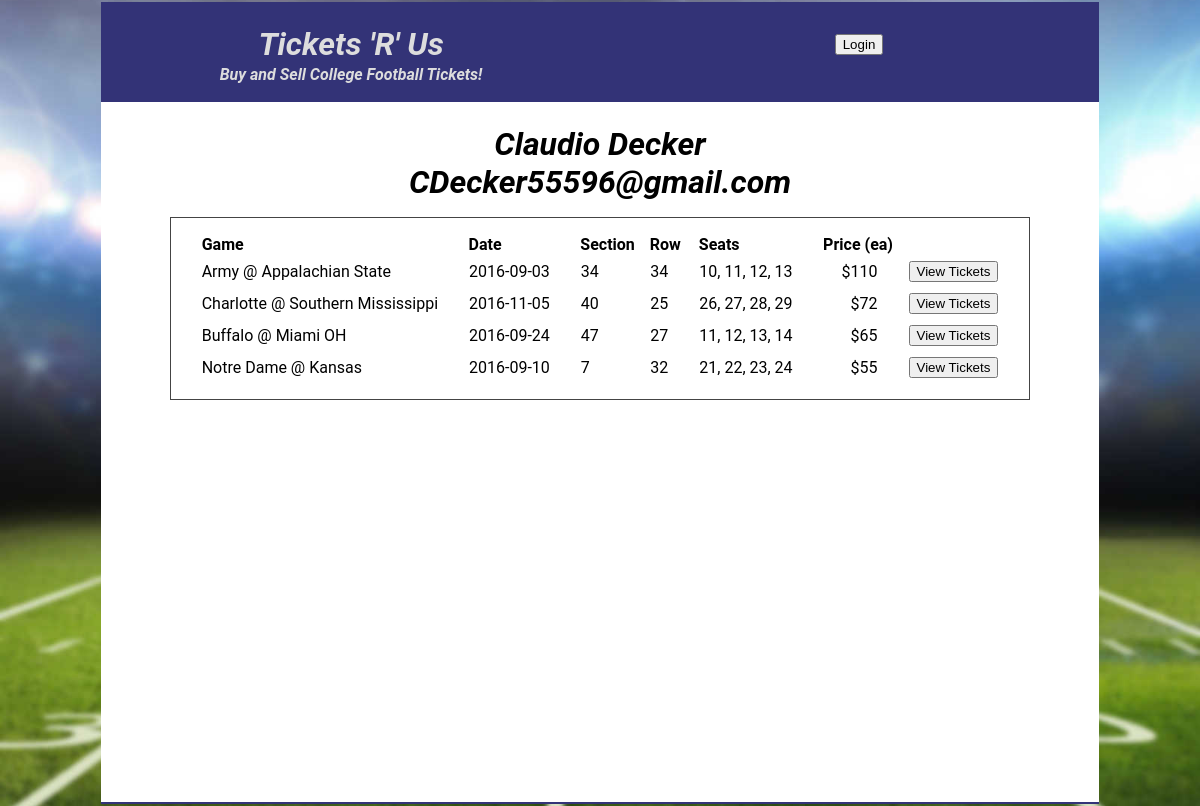
Page /users/1 on the committed database.
### tickets.py (models this page shows, shortened)
class User(Base):
    __tablename__ = 'user'
    id = Column(Integer, primary_key=True)
    name = Column(String, nullable=False)
    email = Column(String, unique=True, nullable=False)
    picture = Column(String, nullable=True)

class Ticket_Lot(Base):
    __tablename__ = 'ticket_lot'
    id = Column(Integer, primary_key=True)
    user_id = Column(Integer, ForeignKey('user.id'))
    seller = relationship(User, backref=backref('ticket_lots'))
    game_id = Column(Integer, ForeignKey('game.id'))
    game = relationship(Game, backref=backref('ticket_lots',  cascade="all, delete-orphan"))
    section = Column(Integer)
    row = Column(Integer)
    price = Column(Integer) # $ per ticket
    img_path = Column(String)
    def seats(self):
        return [ ticket.seat for ticket in self.tickets ]
    def seats_str(self):
        return ', '.join(map(str,self.seats()))

class Team(Base):
    __tablename__ = 'team'
    id = Column(Integer, primary_key = True)
    name =Column(String, unique=True, nullable = False)
    nickname = Column(String)
    espn_id =  Column(Integer)
    city =  Column(String)
    state = Column(String)
    conference_name = Column(String, ForeignKey('conference.abbrev_name'))
    conference = relationship('Conference', backref=backref('teams', cascade="all, delete-orphan"))
    logo = Column(String)

class Game(Base):
    __tablename__ = 'game'
    id = Column(Integer, primary_key=True)
    home_team_id = Column(Integer, ForeignKey('team.id'))
    home_team = relationship(Team, foreign_keys=[home_team_id], backref=backref('home_games'))
    visiting_team_id = Column(Integer, ForeignKey('team.id'))
    visiting_team = relationship(Team, foreign_keys=[visiting_team_id], backref=backref('away_games'))
    date = Column(Date, nullable=False)

### web_server.py (the view)
@app.route('/users/<int:user_id>')
def user(user_id):
    user = db_session.query(User).filter_by(id=user_id).one()
    main = Markup(render_template('user.html', user=user))
    return render_template('layout.html', main=main, login_session=login_session)

### templates/user.html
        <div id="user-div">
            <h1>
                {{user.name}} <br>
                {{user.email}}
            </h1>
            <div class="game-tickets">
                <table class="tickets">
                    <tr class="ticket-lot">
                        <th> Game </th>
                        <th> Date </th>
                        <th class="section"> Section </th>
                        <th class="row"> Row </th>
                        <th class="seats"> Seats </th>
                        <th class="price"> Price (ea) </th>
                    </tr>
                    {% for ticket_lot in user.ticket_lots %}
                    <tr class="ticket-lot">
                        <td class="game"> {{ticket_lot.game.visiting_team.name}} @ {{ticket_lot.game.home_team.name}} </td>
                        <td class="date"> {{ticket_lot.game.date}} </td>
                        <td class="section"> {{ticket_lot.section}} </td>
                        <td class="row"> {{ticket_lot.row}} </td>
                        <td class="seats"> {{ticket_lot.seats_str()}} </td>
                        <td class="price"> ${{ticket_lot.price}} </td>
                        <td class="view-button">
                            <a class="ticket-lot-a" href="/tickets/{{ticket_lot.id}}">
                                <button> View Tickets </button>
                            </a>
                        </td>
                    </tr>
                    {% endfor %}
                </table>
            </div>
        </div>

### static/style/tickets.css (style rules this page uses)
body, div, ul, li, p, h1, h2, h3, h4, h5, h6 { -webkit-box-sizing: border-box; -moz-box-sizing: border-box; -ms-box-sizing: border-box; box-sizing: border-box; border: 1px solid transparent; }
body, div, ul, li, p, h1, h2, h3, h4, h5, h6 { padding: 0; margin: 0; }
h1,h2,h3,h4 { width: 100%; }
body { display: -webkit-flex; display: flex; flex-wrap: wrap; flex-direction: row; justify-content: space-around; font-family: "Roboto", sans-serif; font-weight: bold; font-style: italic; text-align: center; background-image: url("/static/images/FF8a5Ku_2000_cropped.jpg"); background-size: cover; background-repeat: no-repeat; background-attachment: fixed; background-position: center; }
.conference-a, .ticket-lot-a { text-decoration: none; }
.game-tickets { border: 1px solid #444; padding: 15px; margin: 15px; background: #fff; }
table { border: 1px solid transparent; border-collapse: collapse; }
tr { border: 1px solid transparent; border-collapse: collapse; }
th { padding-left: 15px; padding-right: 0px; text-align: left; }
td { border: 1px solid transparent; border-collapse: collapse; padding: 5px; padding-left: 15px; padding-right: 15px; text-align: left; }
td.price { text-align: right; }

### rows in the picture
User: name "Claudio Decker", email "CDecker55596@gmail.com"
Ticket_Lot: game.visiting_team.name "Army", game.home_team.name "Appalachian State", game "2016-09-03", section "34", row "34", seats_str "10, 11, 12, 13", price "110"
Ticket_Lot: game.visiting_team.name "Charlotte", game.home_team.name "Southern Mississippi", game "2016-11-05", section "40", row "25", seats_str "26, 27, 28, 29", price "72"
Ticket_Lot: game.visiting_team.name "Buffalo", game.home_team.name "Miami OH", game "2016-09-24", section "47", row "27", seats_str "11, 12, 13, 14", price "65"
Team: game.visiting_team.name "Notre Dame"
Team: game.home_team.name "Kansas"
Game: game "2016-09-10"

### other values in the picture
{{ ticket_lot.section }} "7"
{{ ticket_lot.row }} "32"
{{ ticket_lot.seats_str() }} "21, 22, 23, 24"
{{ ticket_lot.price }} "55"
